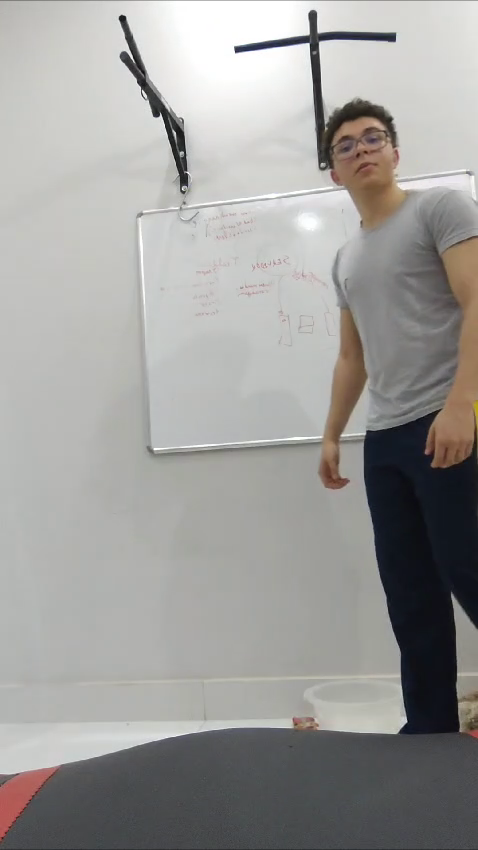
#> input picture frame 33 of Previsão de Movimento/videoVisao.mp4, 478 x 850 px
$ python LucasKanade.py
#> lines starting #> are read from the running program, lines starting #| are printed output that depends on the picture
import cv2
import os
import numpy as np
from sklearn.cluster import KMeans

def processar_video(video_path):
#> called with video_path = './videoVisao.mp4'
    cap = cv2.VideoCapture(video_path)

    if not cap.isOpened():
        print('Erro ao abrir o vídeo.')
        return

    frames_dir = './processed_frames'
    if os.path.exists(frames_dir):
        for file in os.listdir(frames_dir):
            os.remove(os.path.join(frames_dir, file))
    else:
        os.makedirs(frames_dir)

    colors = np.random.randint(0, 255, (10, 3), dtype=np.uint8)     # Lista de cores aleatórias para preencher objetos detectados

    frame_idx = 0

    ret, prev_frame = cap.read()
#> prev_frame is the input picture: shape (850, 478, 3); mean B, G, R 155.1, 157.3, 158.3

    if not ret:
        print('Erro ao ler o primeiro frame.')
        return

    prev_gray = cv2.cvtColor(prev_frame, cv2.COLOR_BGR2GRAY)
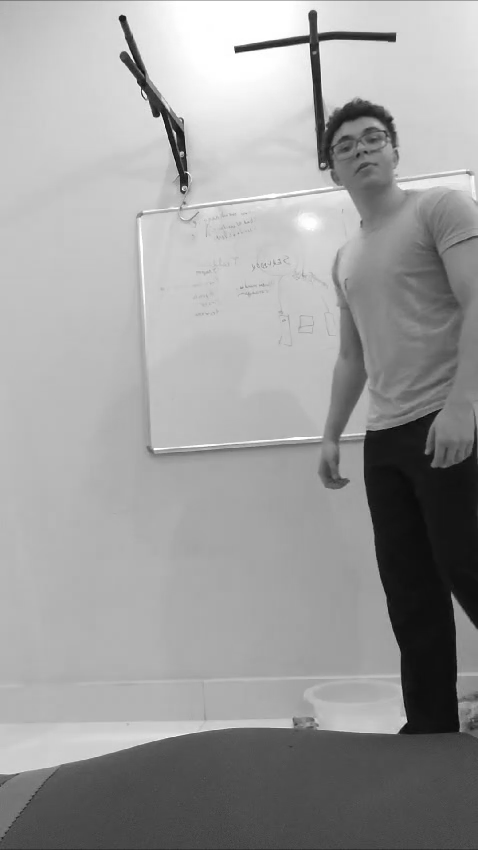
#> prev_gray: shape (850, 478); min 4, max 255, mean 157.4

    while True:
        ret, frame = cap.read()
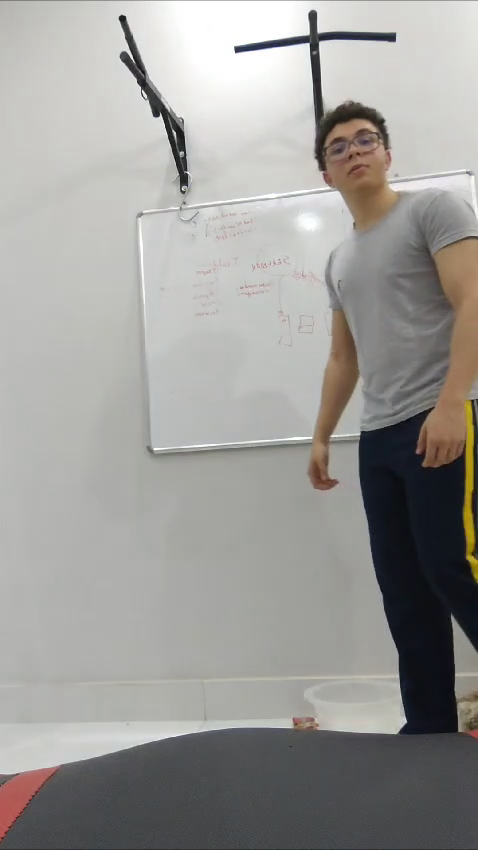
#> input picture frame 34 of Previsão de Movimento/videoVisao.mp4, 478 x 850 px
#> frame is the input picture: shape (850, 478, 3); mean B, G, R 153, 155.6, 157.3

        if not ret:
            break

        frame_gray = cv2.cvtColor(frame, cv2.COLOR_BGR2GRAY)
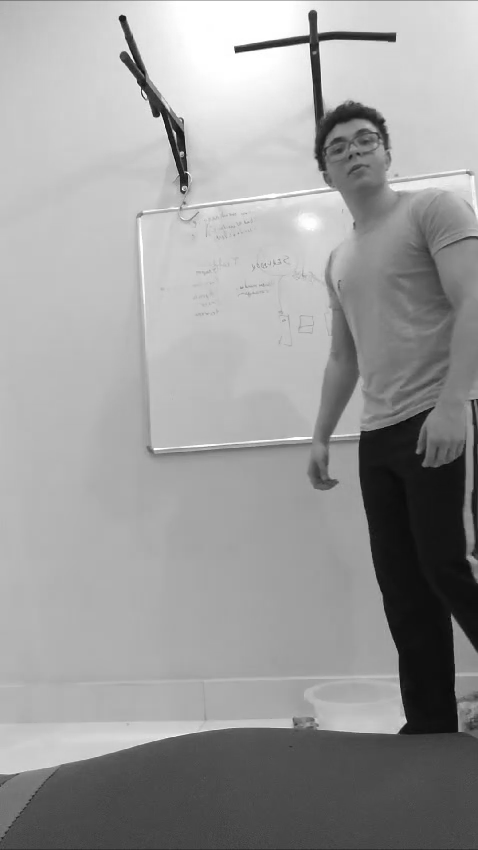
#> frame_gray: shape (850, 478); min 7, max 255, mean 155.9

        p0 = cv2.goodFeaturesToTrack(prev_gray, maxCorners=500, qualityLevel=0.14, minDistance=0)  # Configuração de threshhold
#> p0 = 69 rows, first 8: [235, 52], [308, 44], [235, 47], [186, 172], [160, 115], [182, 189], [182, 152], [142, 90]

        if p0 is not None:
            p1, st, err = cv2.calcOpticalFlowPyrLK(prev_gray, frame_gray, p0, None, winSize=(50, 50)) # Calcular o fluxo óptico usando Lucas-Kanade
#> p1 has the same summary as p0; st = 69 values from 1 to 1; err = 69 values, max 18.65 at index 42, min 0.0358 at index 2, mean 2.98

            good_new = p1[st == 1]
#> good_new = 69 pairs, first value 119 to 465.7, second value 11.98 to 731.1
            good_old = p0[st == 1]
#> good_old = 69 pairs, first value 119 to 466, second value 12 to 731

            if len(good_new) > 0:
                # Agrupar os pontos com k-means
                kmeans = KMeans(n_clusters=min(5, len(good_new)))
                kmeans.fit(good_new)
                labels = kmeans.labels_
#> labels = 69 values, max 4 at index 3, min 0 at index 0, mean 2.32

                for i in np.unique(labels):
                    cluster_points = good_new[labels == i].astype(int)

                    mask = np.zeros_like(frame, dtype=np.uint8)

                    color = tuple(np.random.choice(256, 3).tolist())
                    for point in cluster_points:
                        x, y = point
                        if 0 <= x < frame.shape[1] and 0 <= y < frame.shape[0]:
                            cv2.circle(mask, (x, y), 5, color, -1)

                    frame = cv2.add(frame, mask)
#> this loop made 5 passes
#> color on passes 1 to 5: (243, 197, 254), (79, 175, 192), (82, 99, 216), (177, 243, 29), (147, 147, 142)
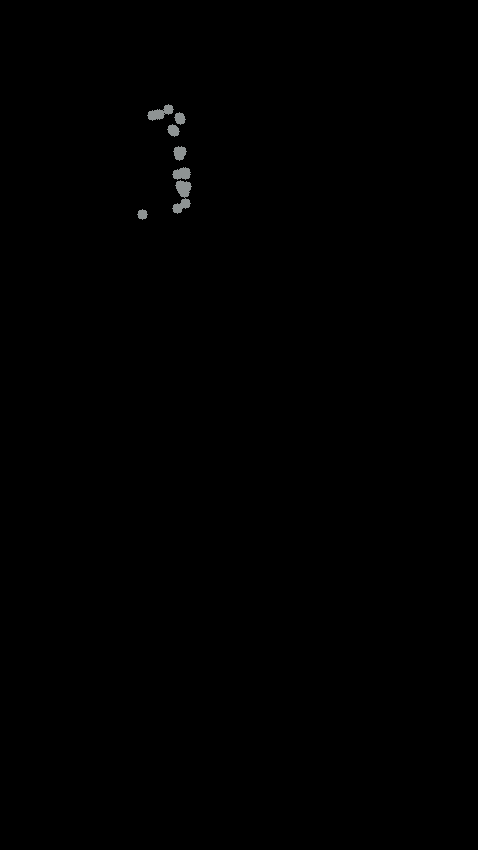
#> mask: shape (850, 478, 3); mean B, G, R 0.4, 0.4, 0.4

        prev_gray = frame_gray.copy()

        frame_path = os.path.join(frames_dir, f'frame_{frame_idx}.jpg')
        cv2.imwrite(frame_path, frame)

        cv2.imshow('Vídeo Processado', frame)

        frame_idx += 1

        if cv2.waitKey(1) & 0xFF == 27:         # Pressionar 'Esc' para sair do vídeo
#> (key Esc is pressed here)
            break

    cap.release()
    cv2.destroyAllWindows()

    print(f'Frames segmentados salvos em {frames_dir}')


processar_video('./videoVisao.mp4')
